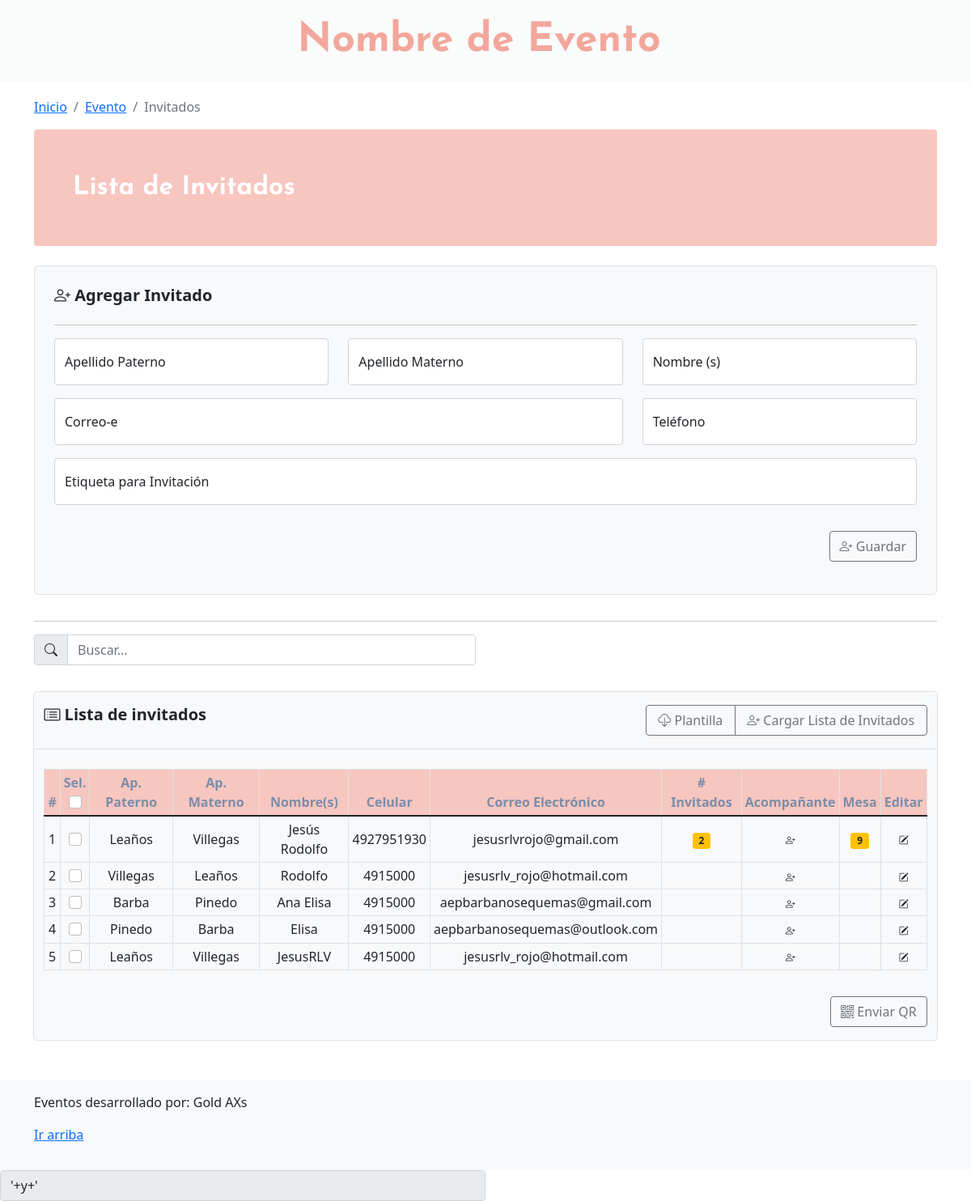
Before: /home_events.php with the older database file.
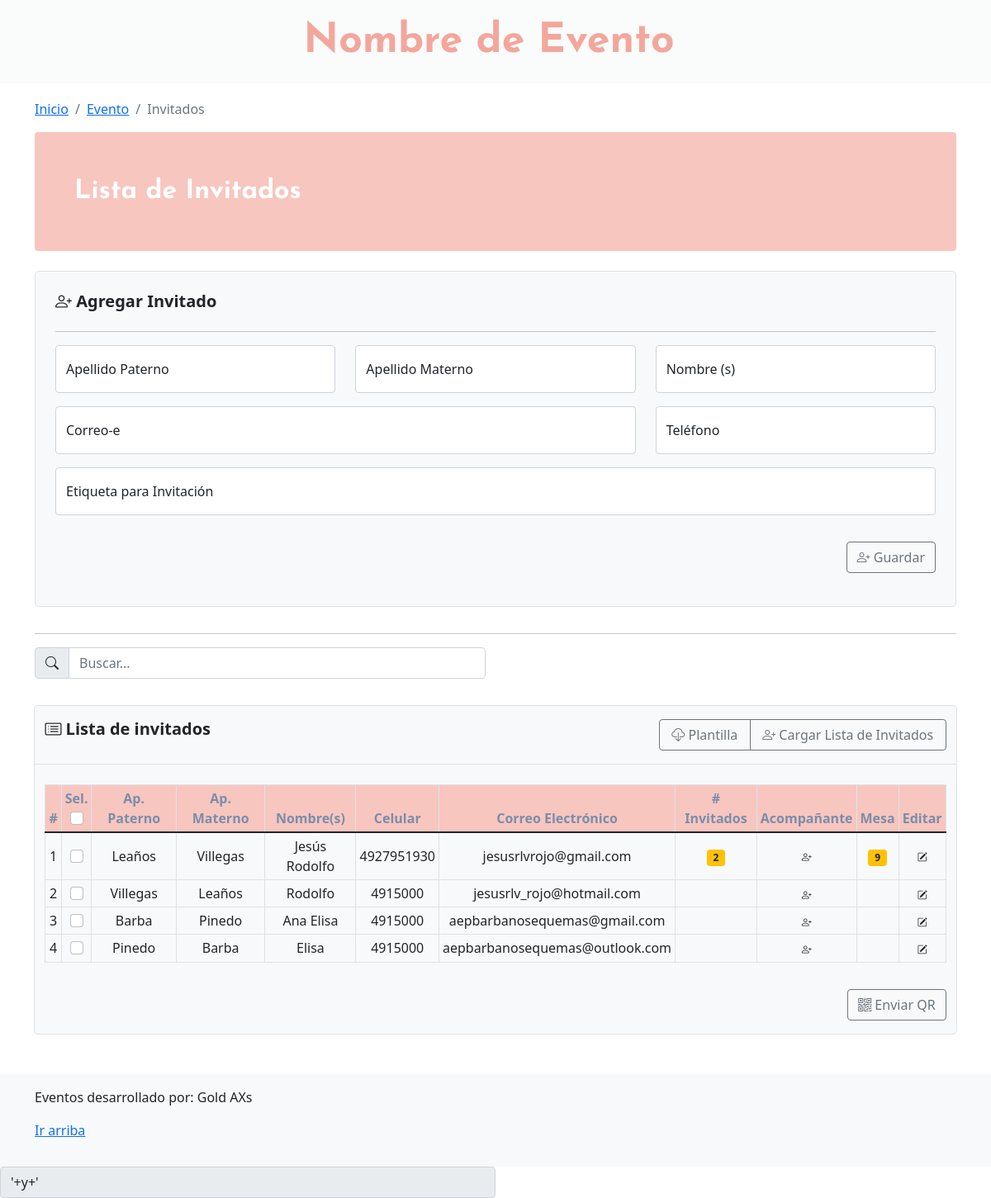
After: the same page with the newer database file.
### tables this page shows
CREATE TABLE `invitados` (
  `id` int(11) NOT NULL,
  `nombre` varchar(72) NOT NULL,
  `apellido_p` varchar(54) NOT NULL,
  `apellido_m` varchar(54) NOT NULL,
  `celular` varchar(18) NOT NULL,
  `email` varchar(36) NOT NULL,
  `no_invitados` int(11) DEFAULT NULL,
  `mesa` int(11) DEFAULT NULL,
  `qr` varchar(90) DEFAULT NULL,
  `etiqueta` varchar(50) DEFAULT NULL
);

### prcd/query_invitados.php (called while the page is built)
<?php
    include('qconn/qc.php');
    $sqlQuery ="SELECT * FROM invitados";
    $resultadosqlQuery = $conn->query($sqlQuery);
?>

### home_events.php (the view, shortened to what this page needs)
<!doctype html>
<html lang="en">
<head>
    <link href="../assets/dist/css/bootstrap.min.css" rel="stylesheet">
    <link href="https://cdn.jsdelivr.net/npm/bootstrap@5.1.3/dist/css/bootstrap.min.css" rel="stylesheet">
    <link rel="stylesheet" href="https://cdn.jsdelivr.net/npm/bootstrap-icons@1.8.1/font/bootstrap-icons.css">
    <link href="blog.css" rel="stylesheet">
    <link href="navbar-top-fixed.css" rel="stylesheet">
</head>
<body class="d-flex flex-column min-vh-100">
    <nav class="navbar navbar-expand-md fixed-top" style="background-color: rgba(248, 249, 250, 0.7);">
        <div class="container-fluid justify-content-center">
            <a class="navbar-brand" id="enombre">
                <strong>Nombre de
                    Evento</strong></a>
        </div>
    </nav>
    <main class="container mt-5 mb-5">
    <nav aria-label="breadcrumb">
      <ol class="breadcrumb">
        <li class="breadcrumb-item"><a href="index.php">Inicio</a></li>
        <li class="breadcrumb-item"><a href="home_events.html">Evento</a></li>
        <li class="breadcrumb-item active" aria-current="page">Invitados</li>
      </ol>
    </nav>
        <div class="p-4 p-md-5 mb-4 text-white rounded" style="background-color: #f7c6bf; ">
            <div class="col-md-6 px-0">
                <a style="font-size: 2rem; font-family: 'Josefin Sans', sans-serif;"><strong>Lista de
                        Invitados</strong></a>
            </div>
        </div>
        <div class="row align-items-md-stretch">
            <div class="col-sm-12">
                <div class="h-100 p-4 text-dark bg-light border rounded-3">
                    <div class="row mb-3">
                        <p class="h5"><strong><i class="bi bi-person-plus h5"></i> Agregar Invitado</strong></p>
                    </div>
                    <hr>
                    <div class="row">
                        <div class="col-sm-4">
                            <form action="prcd/query_agregar_invitados.php" method="post">
                                <div class="form-floating mb-3 ">
                                    <input type="text" class="form-control rounded-4" id="floatingPassword"
                                        placeholder="Apellido Paterno" name="apellido_p" required>
                                    <label for="floatingPassword">Apellido Paterno</label>
                                </div>
                        </div>
                        <div class="col-sm-4">
                            <div class="form-floating mb-3 ">
                                <input type="text" class="form-control rounded-4" id="floatingPassword"
                                    placeholder="Apellido Materno" name="apellido_m" required>
                                <label for="floatingPassword">Apellido Materno</label>
                            </div>
                        </div>
                        <div class="col-sm-4">
                            <div class="form-floating mb-3 ">
                                <input type="text" class="form-control rounded-4" id="floatingPassword"
                                    placeholder="Nombre(s)" name="nombre" required>
                                <label for="floatingPassword">Nombre (s)</label>
                            </div>
                        </div>
                        <div class="col-sm-8">
                            <div class="form-floating mb-3">
                                <input type="text" class="form-control rounded-4" id="floatingPassword"
                                    placeholder="Correo-e" name="email" required>
                                <label for="floatingPassword">Correo-e</label>
                            </div>
                        </div>
                        <div class="col-sm-4">
                            <div class="form-floating mb-3">
                                <input type="text" class="form-control rounded-4" id="floatingPassword"
                                    placeholder="Teléfono" name="celular" required>
                                <label for="floatingPassword">Teléfono</label>
                            </div>
                        </div>
                        <div class="col-sm-12">
                            <div class="form-floating mb-3">
                                <input type="text" class="form-control rounded-4" id="floatingPassword"
                                    placeholder="Etiqueta para Invitación">
                                <label for="floatingPassword">Etiqueta para Invitación</label>
                            </div>
                        </div>
                    </div>
                    <p class="text-end"><button class="btn btn-outline-secondary mt-3" type="submit"><i
                                class="bi bi-person-plus"></i> Guardar</button></p>
                </div>
            </div>
            <div class="container mt-3">
                <hr>
                <div class="row">
                    <div class="col-sm">
                        <div class="input-group mb-3">
                            <span class="input-group-text" id="basic-addon1"><i class="bi bi-search"></i></span>
                            <input type="text" class="form-control" placeholder="Buscar..." aria-label="Username"
                                aria-describedby="basic-addon1" id="myInput">
                        </div>
                    </div>
                    <div class="col-sm">
                    </div>
                </div>
            </div>
            <div class="container border rounded-3 mt-3 bg-light" style="width: 98%;">
                <div class="row mt-3 border-bottom">
                    <div class="col-sm-4">
                        <p class="h5"><strong><i class="bi bi-card-list"></i> Lista de invitados</strong></p>
                    </div>
                    <div class="col-sm-4">
                    </div>
                    <div class="col-sm-4 btn-group mb-3" role="group" aria-label="Basic outlined example">
                        <button type="button" class="btn btn-outline-secondary"><i class="bi bi-cloud-download"></i>
                            Plantilla</button>
                        <button type="button" class="btn btn-outline-secondary" data-bs-toggle="modal"
                            data-bs-target="#uploadguestlist"><i class="bi bi-person-plus"></i> Cargar
                            Lista de Invitados</button>
                    </div>
                </div>
                <div class="table-responsive">
                    <table class="table table-hover table-bordered table-sm align-middle mt-4">
                        <thead style="background-color:#f7c6bf; color: #7B8DAB;">
                            <tr class="text-center">
                                <th scope="col">#</th>
                                <th scope="col">Sel. <br><input class="form-check-input" type="checkbox" value=""></th>
                                <th scope="col">Ap. Paterno</th>
                                <th scope="col">Ap. Materno</th>
                                <th scope="col">Nombre(s)</th>
                                <th scope="col">Celular</th>
                                <th scope="col">Correo Electrónico</th>
                                <th scope="col"># Invitados</th>
                                <th scope="col">Acompañante</th>
                                <th scope="col">Mesa</th>
                                <th scope="col">Editar</th>
                            </tr>
                        </thead>
                        <tbody id="myTable">
                            <?php include('prcd/query_invitados.php'); ?>
                            <?php
              $x = 0;
              while ($row_sqlQuery = $resultadosqlQuery->fetch_assoc()) {
                $x++;
                echo '
          <tr class="text-center">
            <td>' . $x . '</td>
            <td><input class="form-check-input" type="checkbox" value="'.$row_sqlQuery['id'].'"></td>
            <td>' . $row_sqlQuery['apellido_p'] . '</td>
            <td>' . $row_sqlQuery['apellido_m'] . '</td>
            <td>' . $row_sqlQuery['nombre'] . '</td>
            <td>' . $row_sqlQuery['celular'] . '</td>
            <td>' . $row_sqlQuery['email'] . '</td>
            <td><a href="invitados_secondary.php?id=' . $row_sqlQuery['id'] . '"><span class="badge bg-warning text-dark">' . $row_sqlQuery['no_invitados'] . '</span></a></td>
            <td><a href="#" data-bs-toggle="modal"
            data-bs-target="#AgregarAcomp' . $row_sqlQuery['id'] . '"><span class="badge bg-light text-dark"><i class="bi bi-person-plus"></i></span></a></td>
            <td><span class="badge bg-warning text-dark">' . $row_sqlQuery['mesa'] . '</span></td>
            <td><a href="#" data-bs-toggle="modal"
            data-bs-target="#editarInv' . $row_sqlQuery['id'] . '"><span class="badge bg-light text-dark"><i class="bi bi-pencil-square"></i></span></a></td>
          </tr>';
              }
              ?>
                        </tbody>
                    </table>
                </div>
                <p class="text-end">
                    <button class="btn btn-outline-secondary mt-3" type="submit"><i class="bi bi-qr-code"></i> Enviar QR</button>
                  </p>
            </div>
    </main>
    <footer class="footer mt-auto py-3 bg-light">
        <div class="container">
            <p>Eventos desarrollado por: Gold AXs
            </p>
            <p>
                <a href="#">Ir arriba</a>
            </p>
        </div>
    </footer>
</body>
</html>
<input name="nombreinvitados[]" type="text" class="form-control w-50" placeholder="" aria-label="Username"
    aria-describedby="basic-addon1" value="'+y+'" READONLY>

### navbar-top-fixed.css (style rules this page uses)
body { min-height: 75rem; padding-top: 4.5rem; }

### home_events.php (style rules this page uses)
#enombre { font-size: 50px; color: #f3a79c; font-family: 'Josefin Sans', sans-serif; }

Changed rows visible on the page:
removed invitados: apellido_p "Leaños", apellido_m "Villegas", nombre "JesusRLV", celular "4915000", email "jesusrlv_rojo@hotmail.com"
